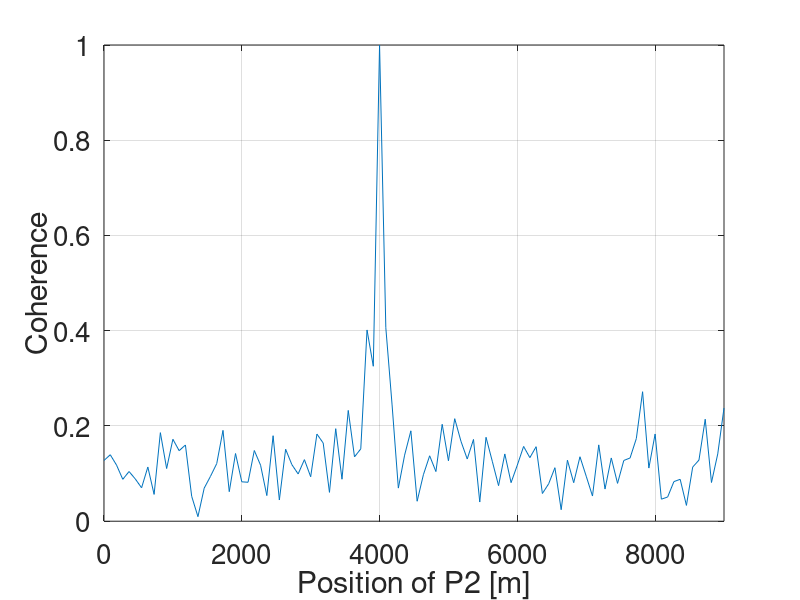

Source code (MATLAB):
% This program calculates the coherence of ground displacement at two 
% points at positions x1 and x2. x2 is varied while x1 stays constant. 
% 
% A number of waves with random amplitudes, phases and directions are added
% to give a total displacement at two points. Each wave in the simulation 
% is given by its quadrature form: 
% 
%   C = A*cos(omega*x/c)+B*sin(omega*x/c) 
% 
% where c is the phase velocity along the direction of the separation vector
% between the two points which depends on the propagation direction of the 
% wave. 

set(0,'DefaultAxesFontSize',20);
set(0,'DefaultTextFontSize',20);

f = 10; %frequency of wave
speed = 3000; %speed of seismic wave

x1 = 4000; %position of first point of correlation pair

nspec = 100; %number of averages 
nwaves = 100; %number of waves
ndist = 100; %number of distance values

corr = zeros(1,ndist);
psd1 = zeros(1,ndist);
psd2 = zeros(1,ndist);
distances = linspace(0,speed/f*30,ndist);

%phase offset of waves
p0 = 2*pi*rand(1,nwaves);    
    
for k = 1:nspec   
    %Gaussian distribution of amplitudes
    A = 1+0.001*randn(1,nwaves);
    B = 1+0.001*randn(1,nwaves);

    %distribution of wave propagation directions; phi is the angle between
    %the direction of propagation and the separation vector of the two
    %points
    frac = 1;
    phi = -pi/frac+2*pi/frac*rand(1,nwaves);

    %The phase velocity depending on direction of propagation
    %relative to the vector x1 -> x2
    cx = speed./cos(phi);

    %convert quadrature representation of wave into amplitude, phase
    %representation and then make use of algebraic sum-of-sines formula
    Amp = sqrt(A.^2+B.^2);
    p1 = p0+atan2(A,B)+2*pi*f*x1./cx; %phase of wave at position x1
        
    for j = 1:length(distances)
        x2 = distances(j);
        
        p2 = p0+atan2(A,B)+2*pi*f*x2./cx; %phase of wave at position x2

        %these two formulas calculate the complex amplitudes of the
        %oscillation at x1 and x2 by summing complex amplitudes of all
        %waves
        S1 = sum(Amp.*exp(i*p1));
        S2 = sum(Amp.*exp(i*p2));

        
        corr(j) = corr(j) + S1*conj(S2)/nspec;
        psd1(j) = psd1(j) + abs(S1)^2/nspec;
        psd2(j) = psd2(j) + abs(S2)^2/nspec;
    end
end

coherence = abs(corr)./sqrt(psd1.*psd2);

plot(distances,coherence)
grid
axis tight
xlabel('Position of P2 [m]')
ylabel('Coherence')
set(gca,'YLim',[0 1])




